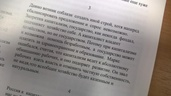
#> input picture images/1.jpg, 171 x 96 px, shrunk from 1954 x 1100 before the run, found by its file name
$ jupyter execute --allow-errors FHT.ipynb
#> lines starting #> are read from the running program, lines starting #| are printed output that depends on the picture; long printed decimals are rounded
[cell 1]
import numpy as np
import cv2 as cv
from time import time
import matplotlib.pyplot as plt
from PIL import Image

[cell 2]
image = cv.cvtColor(cv.imread("1.jpg"),cv.COLOR_BGR2RGB)
plt.figure(figsize = (16, 9))
plt.imshow(image)
plt.show()
image.shape
#> Out = (96, 171, 3)

[cell 3]
def round_to_next_power_of_2(x):
    return int(2 ** (np.ceil(np.log2(x))))

def round_to_prev_power_of_2(x):
    return int(2 ** (np.ceil(np.log2(x)) - 1))

def preprocess_fht(image, flip=False):
    # убираем шум
#> called with flip = False
    image = np.array(image)
    image = cv.GaussianBlur(image, (3, 3), 0)
    # флипаем т.к. мы срезаем часть картинки и текст может быть на другой стороне
    if flip:
        image = np.flip(image, axis=1)
    # вычисляем градиенты
    gray = cv.cvtColor(image, cv.COLOR_BGR2GRAY)
    grad_x = cv.Sobel(gray, 3, 1, 0, ksize=3)
    grad_y = cv.Sobel(gray, 3, 0, 1, ksize=3)
    abs_grad_x = cv.convertScaleAbs(grad_x)
    abs_grad_y = cv.convertScaleAbs(grad_y)
    grad = cv.addWeighted(abs_grad_x, 0.5, abs_grad_y, 0.5, 0)
    H, W = grad.shape
#> H = 96; W = 171
    W = round_to_prev_power_of_2(W)
#> W = 128
    return np.array(grad[:, :W], dtype=np.float32)
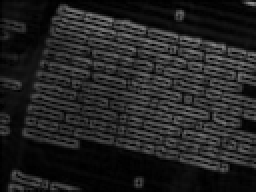
#> returned value: shape (96, 128) float32 (shown 2 times larger); min 0, max 141, mean 34.2

def process_strip(image, xmin, xmax):
#> called with xmin = 0, xmax = 128
    H = image.shape[0]
#> H = 96
    strip_width = xmax - xmin
#> strip_width = 128
    if strip_width == 1:
        return image[:, xmin:xmax]
    fht = np.zeros([H, strip_width])
    left_substrip = process_strip(image, xmin, (xmin + xmax) // 2)
    right_substrip = process_strip(image, (xmin + xmax) // 2, xmax)
#> after the loop in process_strip (call 6), `for y in range(H):`: fht = 96 rows, first 6: [22, 31, 35, 34], [39, 40, 39, 39], [41, 38, 39, 43], [38, 41, 45, 49], [45, 49, 53, 52], [53, 54, 52, 49]
#> in process_strip (call 5), `left_substrip = process_strip(image, xmin, (xmin + xmax) // 2)`: left_substrip has the same summary as fht
#> after the loop in process_strip (call 13), `for y in range(H):`: fht = 96 rows, first 6: [33, 46, 55, 52], [59, 62, 59, 52], [63, 55, 49, 50], [50, 45, 47, 55], [44, 51, 59, 64], [58, 66, 71, 68]
#> in process_strip (call 5), `right_substrip = process_strip(image, (xmin + xmax) // 2, xmax)`: right_substrip has the same summary as fht
#> after the loop in process_strip (call 21), `for y in range(H):`: fht = 96 rows, first 6: [34, 52, 60, 59], [65, 70, 70, 60], [79, 70, 61, 54], [63, 50, 46, 48], [43, 42, 45, 50], [44, 51, 57, 59]
#> in process_strip (call 20), `left_substrip = process_strip(image, xmin, (xmin + xmax) // 2)`: left_substrip has the same summary as fht
#> after the loop in process_strip (call 28), `for y in range(H):`: fht = 96 rows, first 6: [34, 38, 45, 47], [50, 53, 54, 53], [53, 53, 50, 45], [46, 45, 40, 38], [41, 33, 32, 33], [29, 33, 31, 33]
#> in process_strip (call 20), `right_substrip = process_strip(image, (xmin + xmax) // 2, xmax)`: right_substrip has the same summary as fht
#> after the loop in process_strip (call 37), `for y in range(H):`: fht = 96 rows, first 6: [18, 19, 21, 27], [19, 23, 29, 35], [27, 37, 42, 38], [45, 45, 41, 36], [46, 37, 31, 37], [26, 27, 33, 32]
#> in process_strip (call 36), `left_substrip = process_strip(image, xmin, (xmin + xmax) // 2)`: left_substrip has the same summary as fht
#> in process_strip (call 36), `right_substrip = process_strip(image, (xmin + xmax) // 2, xmax)`: right_substrip = 96 rows, first 6: [24, 31, 33, 32], [35, 36, 38, 32], [46, 40, 38, 34], [44, 37, 34, 33], [33, 31, 28, 27], [23, 23, 20, 20]
#> after the loop in process_strip (call 2), `for y in range(H):`:
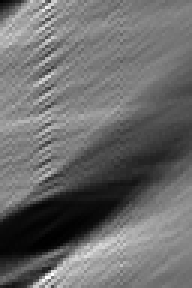
#> fht: shape (96, 64) float64 (shown 3 times larger); min 189, max 4071, mean 1832.7; drawn with min black and max white
#> right_substrip: shape (96, 64) float64
    for y in range(H):
        for s in range(strip_width):
            mid1 = s // 2
            if s % 2:
                mid2 = mid1 + 1
            else:
                mid2 = mid1
            fht[y, s] = left_substrip[y, mid1] + \
                        right_substrip[(y + mid2) % H, mid1]
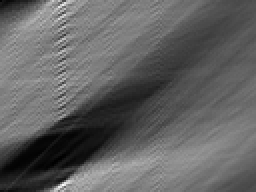
#> fht: shape (96, 128) float64 (shown 2 times larger); min 481, max 10504, mean 4374.5; drawn with min black and max white
    return fht

def fht(image, flip=False):
    grad = preprocess_fht(image, flip)
    plt.imshow(grad)
    H, W = grad.shape
    return process_strip(grad, 0, W)

[cell 4]
fht_image = fht(image)

[cell 5]
plt.imshow(fht_image)
fht_image.shape
#> Out = (96, 128)
#> call 2 of fht, with flip = True
#> in fht (call 2), `return process_strip(grad, 0, W)`:
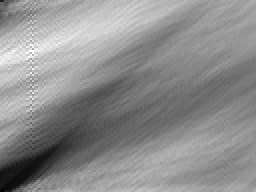
#> returned value: shape (96, 128) float64 (shown 2 times larger); min 671, max 6956, mean 4166.4; drawn with min black and max white

[cell 6]
def find_maxvar(fht_image):
    var = np.var(fht_image, axis=0)
#> var = 128 values, max 6098084.8 at index 31, min 319427.3 at index 127, mean 2404414.4
    maxvaridx = np.argmax(var)
#> maxvaridx = 31
    return maxvaridx, var[maxvaridx]


def find_angle(fht_image, fht_image_flipped):
    maxvaridx, variance = find_maxvar(fht_image)
#> maxvaridx = 31; variance = 6098084.8
    maxvaridx_flipped, variance_flipped = find_maxvar(fht_image_flipped)
#> maxvaridx_flipped = 15; variance_flipped = 2417911.8
    if variance > variance_flipped:
        print('Normal')
        leg = fht_image.shape[1]
#> leg = 128
        hypotenuse = np.sqrt(maxvaridx ** 2 + leg ** 2)
#> hypotenuse = 131.7
        sin_a = maxvaridx / hypotenuse
#> sin_a = 0.235
        cos_a = leg / hypotenuse
#> cos_a = 0.972
        return cos_a, -sin_a
    else:
        print('Flipped')
        leg = fht_image_flipped.shape[1]
        hypotenuse = np.sqrt(maxvaridx_flipped ** 2 + leg ** 2)
        sin_a = maxvaridx_flipped / hypotenuse
        cos_a = leg / hypotenuse
        return cos_a, sin_a

[cell 7]
fht_image_flipped = fht(image, flip=True)
co, si = find_angle(fht_image, fht_image_flipped)
#> co = 0.972; si = -0.235
print(co, si)
#| 0.9719 -0.2354
#> in rotate_image, `cos_a, sin_a = find_angle(fht_image, fht_image_flipped)`: cos_a = 0.972; sin_a = -0.235

[cell 8]
def inverse_transform(x, y, w, h, cos_a, sin_a):
    gamma = min(h / (h * np.abs(cos_a) + w * np.abs(sin_a)), w / (w * np.abs(cos_a) + h * np.abs(sin_a)))
    x *= gamma
    y *= gamma
    x -= w * gamma / 2.
    y -= h * gamma / 2.
    x, y = x * cos_a + y * sin_a, -x * sin_a + y * cos_a
    x += w / 2.
    y += h / 2.
    return x, y


def transform(img, cos_a, sin_a):
#> called with cos_a = 0.972, sin_a = -0.235
    img = np.array(img, dtype='float32')
    H, W, _ = img.shape
#> H = 96; W = 171
    res = np.zeros_like(img)
    for x in range(W):
        for y in range(H):
            x_old, y_old = inverse_transform(x, y, W, H, cos_a, sin_a)

            x_old = int(np.round(x_old))
            y_old = int(np.round(y_old))

            x_old = np.clip(x_old, 0, W - 1)
            y_old = np.clip(y_old, 0, H - 1)

            res[y, x, :] = img[y_old, x_old, :]
#> this loop made 171 passes
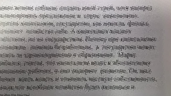
#> res: shape (96, 171, 3) float32; mean R, G, B 143.1, 139.8, 139.6
    return cv.convertScaleAbs(res)
#> returned value: shape (96, 171, 3)

[cell 9]
def rotate_image(image):
    fht_image = fht(image)
    fht_image_flipped = fht(image, flip=True)
    cos_a, sin_a = find_angle(fht_image, fht_image_flipped)
    res = transform(image, cos_a, sin_a)
    return res

[cell 10]
new_image = rotate_image(image)
plt.imshow(new_image)

Измерим время работы

[cell 11]
image = cv.cvtColor(cv.imread("7.jpg"),cv.COLOR_BGR2RGB)
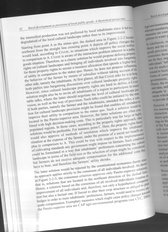
#> input picture images/7.jpg, 168 x 232 px, shrunk from 1922 x 2648 before the run, found by its file name
#> image is the input picture: shape (232, 168, 3); min 24, max 255, mean 203.5
plt.figure(figsize = (16, 9))
plt.imshow(image)
plt.show()
image.shape
#> Out = (232, 168, 3)

[cell 12]
ws = 2 ** np.arange(1, 11)
grad = preprocess_fht(image)
H = grad.shape[0]
times = []
#> (the rest of this cell did not finish here and is left out)

[cell 13]
plt.figure(figsize=(6, 6))
plt.title('Время работы FHT')
plt.xlabel('Площадь, мп')
plt.ylabel('Время работы, с')
plt.plot(np.array(times) * H / 1000000, times)
plt.grid()
plt.show()

теоретическая зависимость от размера картинки $N$ есть $N^2 log(N)$, поэтому зависимость от $N^2$ должна быть примерно линейная, что мы и видим на графике

#> (a cell that did not finish here is left out)

    Image.fromarray(np.array(np.clip(res, 0, 255), dtype=np.uint8)).save(f'{i}_rotated.jpg')

[cell 15]
image = cv.cvtColor(cv.imread(f"10.jpg"),cv.COLOR_BGR2RGB)
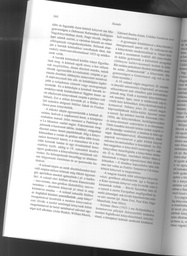
#> input picture images/10.jpg, 187 x 256 px, shrunk from 2143 x 2926 before the run, found by its file name
#> image is the input picture: shape (256, 187, 3); min 19, max 255, mean 192.4
res = rotate_image(image)
#> in preprocess_fht (call 8), `grad_y = cv.Sobel(gray, 3, 0, 1, ksize=3)`:
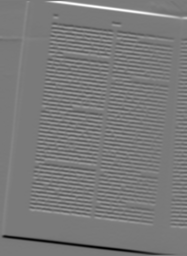
#> grad_y: shape (256, 187) int16; min -629, max 683, mean -0.3; drawn with min black and max white
#> in preprocess_fht (call 8), `grad = cv.addWeighted(abs_grad_x, 0.5, abs_grad_y, 0.5, 0)`:
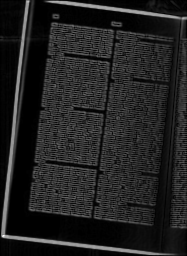
#> grad: shape (256, 187); min 0, max 254, mean 33.7
#> in fht (call 7), `return process_strip(grad, 0, W)`:
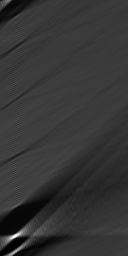
#> returned value: shape (256, 128) float64; min 221, max 20117, mean 4428.1; drawn with min black and max white
Image.fromarray(np.array(np.clip(res, 0, 255), dtype=np.uint8)).save(f'10_rotated.jpg')
